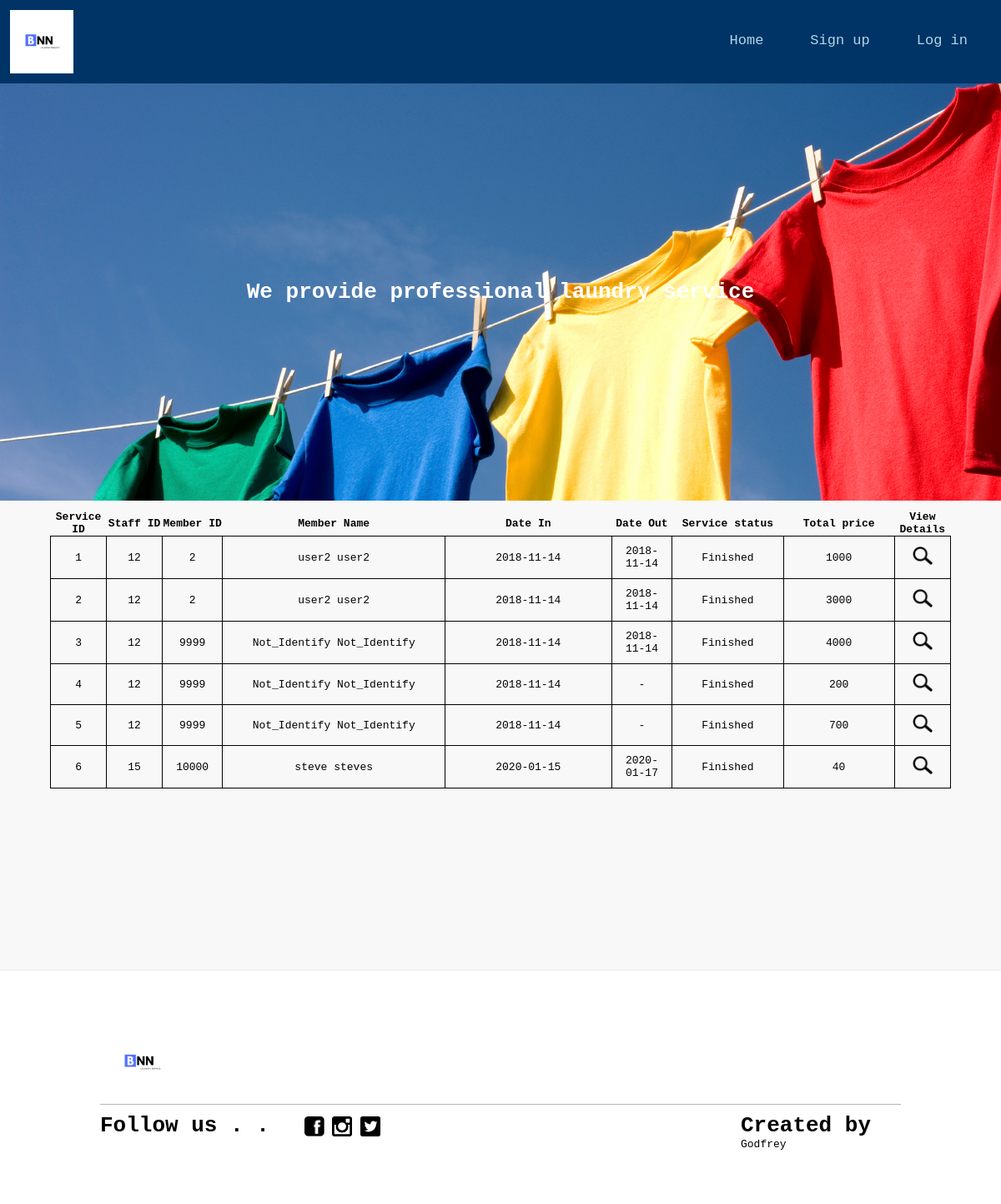
The page /viewhistory.php on the database its author committed.
### tables this page shows
CREATE TABLE `laundryservice` (
  `Pid` int(11) NOT NULL,
  `serviceId` int(11) NOT NULL,
  `memberId` int(11) NOT NULL,
  `staffId` int(11) NOT NULL,
  `dateIn` date NOT NULL,
  `dateOut` date NOT NULL,
  `serviceStatus` enum('F','NF') NOT NULL,
  `totalPrice` int(11) NOT NULL
);

CREATE TABLE `member` (
  `memberId` int(15) NOT NULL,
  `firstName` varchar(45) NOT NULL,
  `lastName` varchar(45) NOT NULL,
  `mobileNo` varchar(10) NOT NULL,
  `address` varchar(45) NOT NULL,
  `memberTypeId` int(1) NOT NULL,
  `bonusPoint` int(5) NOT NULL,
  `email` varchar(45) NOT NULL,
  `memberUserId` varchar(45) NOT NULL,
  `password` varchar(45) NOT NULL,
  `gender` enum('M','F') NOT NULL
);

### viewhistory.php (the view, shortened to what this page needs)
<?php
require_once('connect.php');
 ?>
<!DOCTYPE html>
<html>
  <head>
    <link rel="stylesheet" type="text/css" href="stylesbackup1.css">
  </head>
  <div class="header">
    <div class="logoWrapper">
      <img class="logo" src="BNN.png" border="0" />
      <div class="topnav">
        <a href="staffsignin.php">Log in</a>
        <a href="staffregister.php">Sign up</a>
        <a href="management.php">Home</a>
      </div>
    </div>
    <div class="motto">
      <h1>We provide professional laundry service</h1>
    </div>
  </div>
  <body>
    <div class="row">
    <div class="content">
      <div class="boxWrapper">
        <div class="">
          <table>
                  <col width="5%">
                  <col width="5%">
                  <col width="5%">
                  <col width="20%">
                  <col width="15%">
                  <col width="5%">
                  <col width="10%">
                  <col width="10%">
                  <col width="5%">
                  <tr>
                      <th>Service ID</th>
                      <th>Staff ID</th>
                      <th>Member ID</th>
                      <th>Member Name</th>
                      <th>Date In</th>
                      <th>Date Out</th>
                      <th>Service status</th>
                      <th>Total price</th>
                      <th>View Details</th>
                  </tr>
  		 <?php
  				 	$q="SELECT *,`firstName`,`lastName` FROM `laundryservice`,`member` where  laundryservice.memberId = member.memberId ORDER BY `serviceId`";
  					$result=$mysqli->query($q);
  				 while($row=$result->fetch_array()){ ?>
             <?php
              $dashDateOut="";
              if ($row['dateOut']=="0000-00-00") {
                $dashDateOut="-";
              }
              else {
                $dashDateOut=$row['dateOut'];
              }
              $finishStatus="";
              if($row['serviceStatus']=="NF"){
                $finishStatus="Not finish";
              }
              else {
                $finishStatus="Finished";
              }
              ?>
                   <tr>
                      <td><?=$row['serviceId']?></td>
                      <td><?=$row['staffId']?></td>
                      <td><?=$row['memberId']?></td>
                      <td><?=$row['firstName']?> <?=$row['lastName']?></td>
                      <td><?=$row['dateIn']?></td>
                      <td><?=$dashDateOut?></td>
                      <td><?=$finishStatus?></td>
                      <td><?=$row['totalPrice']?></td>
                      <td><a href='viewdetail.php?serviceId=<?=$row['serviceId']?>'> <img src="viewdetail.png" width="24" height="24"></a></td>
                  </tr>
  				<?php } ?>
              </table>
        </div>
      </div>
    </div>
  </div>
  <footer>
    <div class="footerContent">
      <div class="logoWrapper">
        <img class="logo" src="BNN.png" border="0" />
      </div>
      <div class="leftFooter">
        <h1 id="followUs">Follow us . . </h1>
        <div class="iconWrapper">
          <a href="https://www.facebook.com/">
            <img class="socialIcon" src="facebook.png" border="0" />
          </a>
          <a href="https://www.instagram.com/">
            <img class="socialIcon" src="ig.png" border="0" />
          </a>
          <a href="https://twitter.com/">
            <img class="socialIcon" src="twitter.png" border="0" />
          </a>
        </div>
      </div>
      <div class="rightFooter">
        <div class="memberCredit">
          <h1>Created by</h1>
        </div>
        <div class="nameList">
          <ul id="name">
            <li>Godfrey</li>
          </ul>
        </div>
      </div>
    </div>
  </footer>
  </body>
</html>

### stylesbackup1.css (style rules this page uses)
* { font-family: monospace; margin:0; padding:0; box-sizing:border-box; }
a { text-decoration: none; }
.topnav { overflow: hidden; }
.topnav a { margin-right: 2%; float: right; color: lightblue; text-align: center; vertical-align: middle; line-height: 70px; padding: 14px 16px; text-decoration: none; font-size: 17px; }
.logoWrapper { height: 100px; position: relative; }
.logo { padding: 1%; margin: 0; position: absolute; height: 100px; width: 100px; }
.motto { height: 500px; color: white; font-weight: bold; text-align: center; vertical-align: center; font-family:monospace; line-height: 500px; background-image: url("bg.jpeg"); background-size:auto; }
.header { background-color: #003366; }
.row:after { content: ""; display: table; clear: both; }
.row { background-color: rgba(239,239,239,0.45); }
.content { float: left; width: 100%; margin-top: 1%; }
.boxWrapper { padding-left: 5%; padding-right: 5%; width: 100%; height: 550px; }
footer { background: width: 100%; }
.leftFooter { padding-top: 1%; border-top: 1px solid rgba(10,10,10,0.3); float: left; width: 50%; }
.rightFooter { padding-top: 1%; border-top: 1px solid rgba(10,10,10,0.3); float: left; width: 50%; }
.socialIcon { float: left; height: 10%; width: 10%; margin: 2%; }
.footerContent { width: 100%; padding: 10%; padding-top: 5%; border-top: 1px solid rgba(10,10,10,0.1); }
#followUs { float: left; width: 50%; }
.memberCredit { padding-left: 60%; }
.nameList { padding-left: 60%; }
#name { list-style-type: none; }
.iconWrapper { float: left; width: 50%; }
tr { text-align: center; }
td { border: 1px solid black; padding: 10px; }
table { border-collapse: collapse; width: 100%; }

### rows shown on the page
laundryservice: serviceId "1", staffId "12", memberId.memberId "2", memberId.firstName "user2", memberId.lastName "user2", dateIn "2018-11-14", dateOut "2018-11-14", serviceStatus "Finished", totalPrice "1000"
laundryservice: serviceId "2", staffId "12", memberId.memberId "2", memberId.firstName "user2", memberId.lastName "user2", dateIn "2018-11-14", dateOut "2018-11-14", serviceStatus "Finished", totalPrice "3000"
laundryservice: serviceId "3", staffId "12", memberId.memberId "9999", memberId.firstName "Not_Identify", memberId.lastName "Not_Identify", dateIn "2018-11-14", dateOut "2018-11-14", serviceStatus "Finished", totalPrice "4000"
laundryservice: serviceId "4", staffId "12", memberId.memberId "9999", memberId.firstName "Not_Identify", memberId.lastName "Not_Identify", dateIn "2018-11-14", dateOut "-", serviceStatus "Finished", totalPrice "200"
laundryservice: serviceId "5", staffId "12", memberId.memberId "9999", memberId.firstName "Not_Identify", memberId.lastName "Not_Identify", dateIn "2018-11-14", dateOut "-", serviceStatus "Finished", totalPrice "700"
laundryservice: serviceId "6", staffId "15", memberId.memberId "10000", memberId.firstName "steve", memberId.lastName "steves", dateIn "2020-01-15", dateOut "2020-01-17", serviceStatus "Finished", totalPrice "40"
